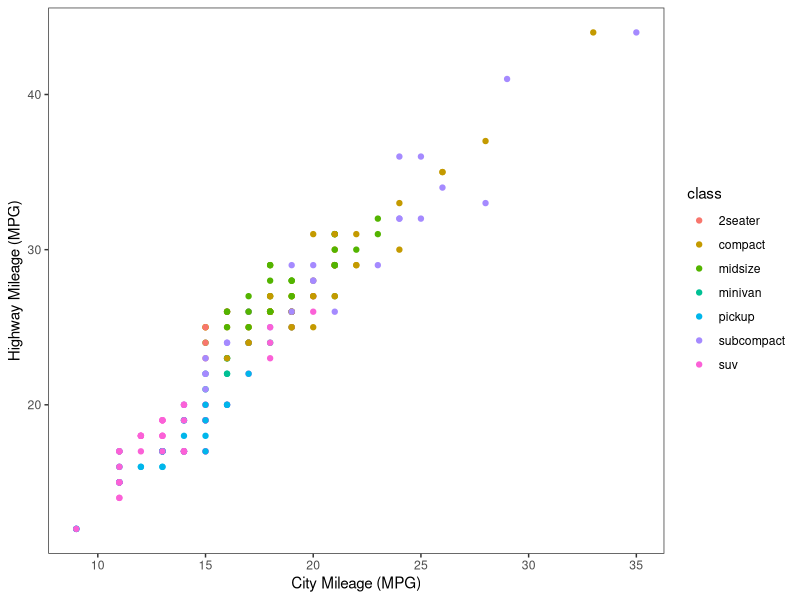
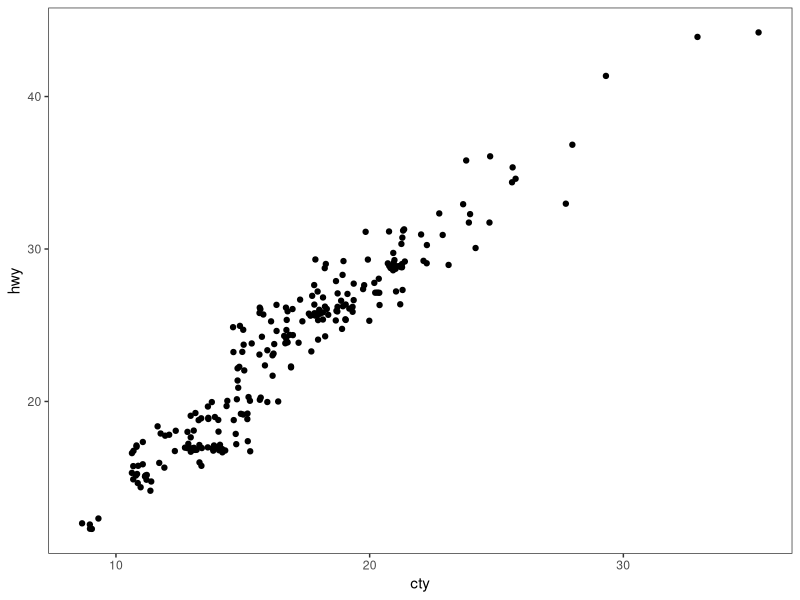
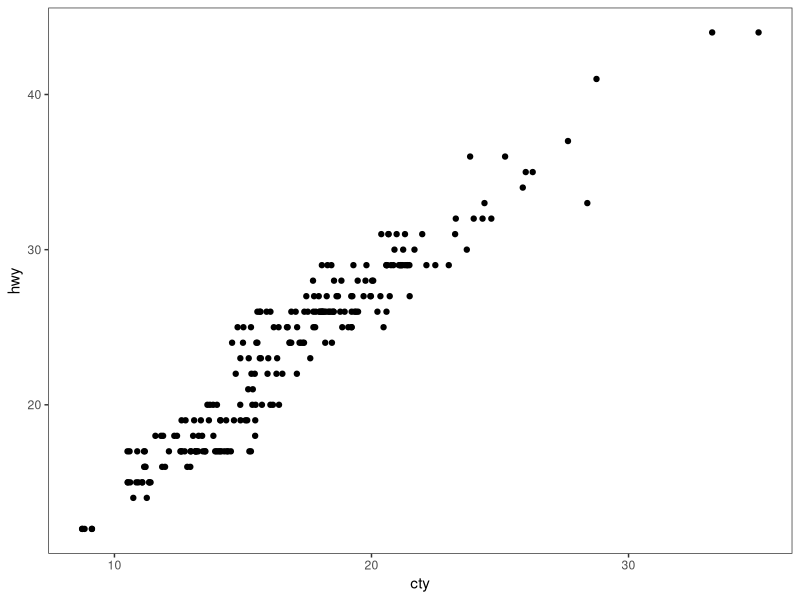
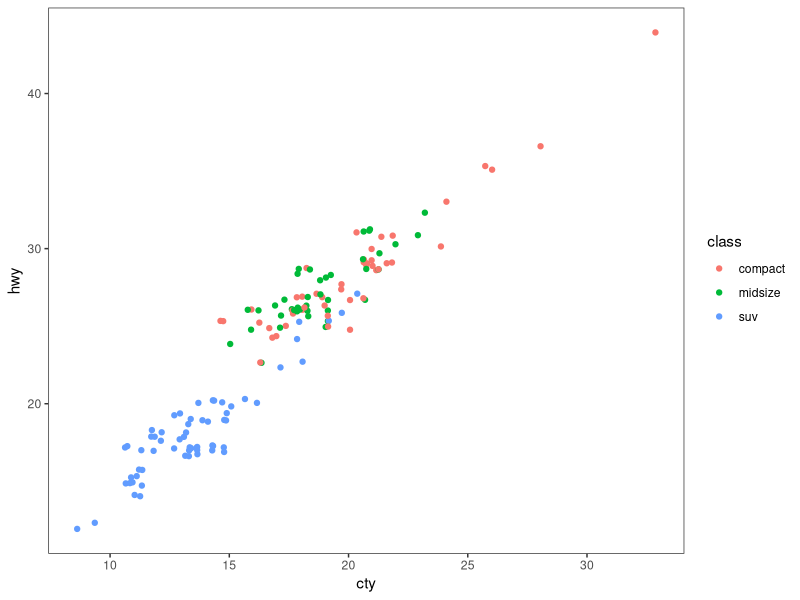
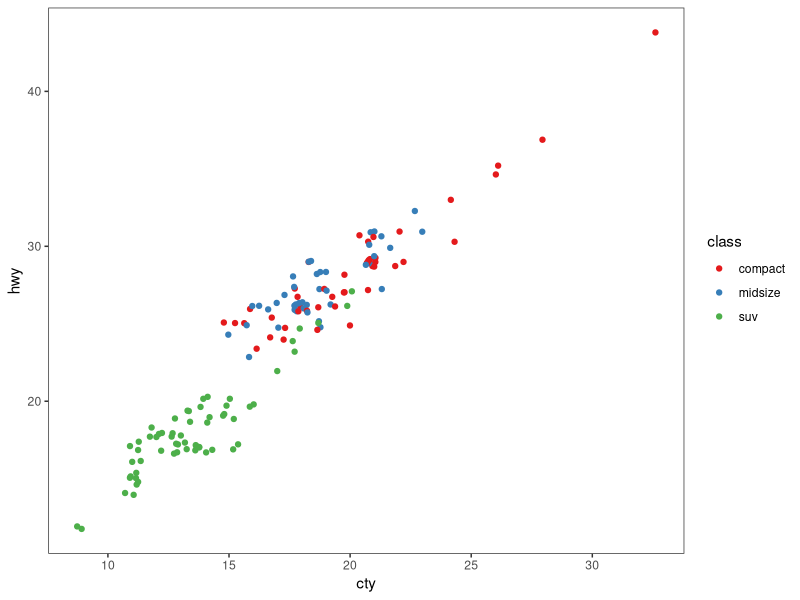
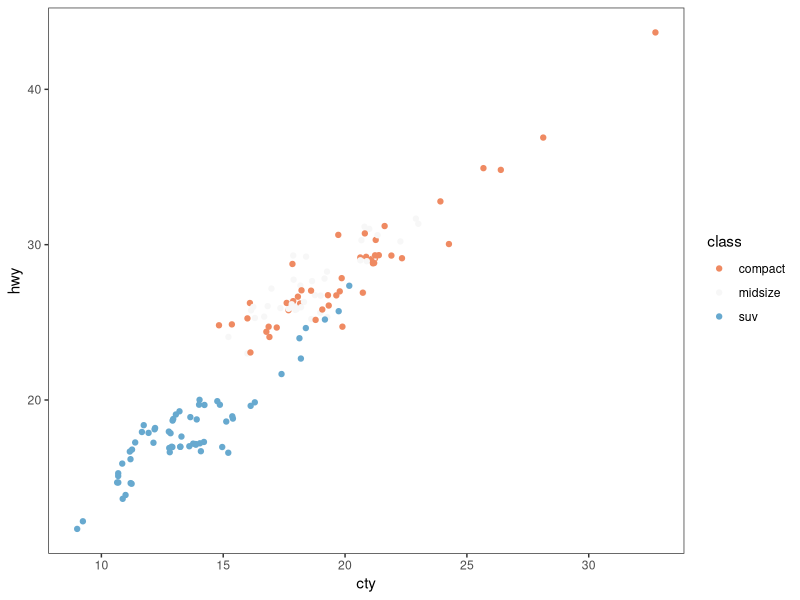
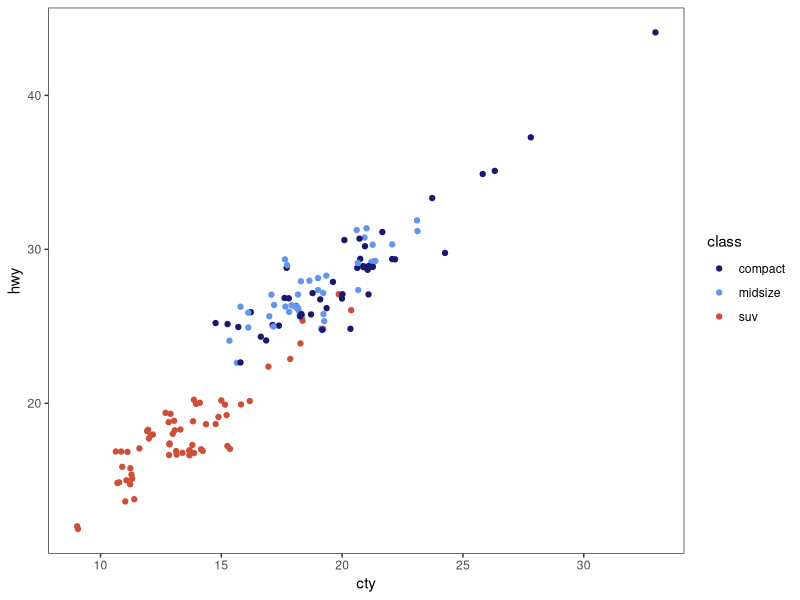
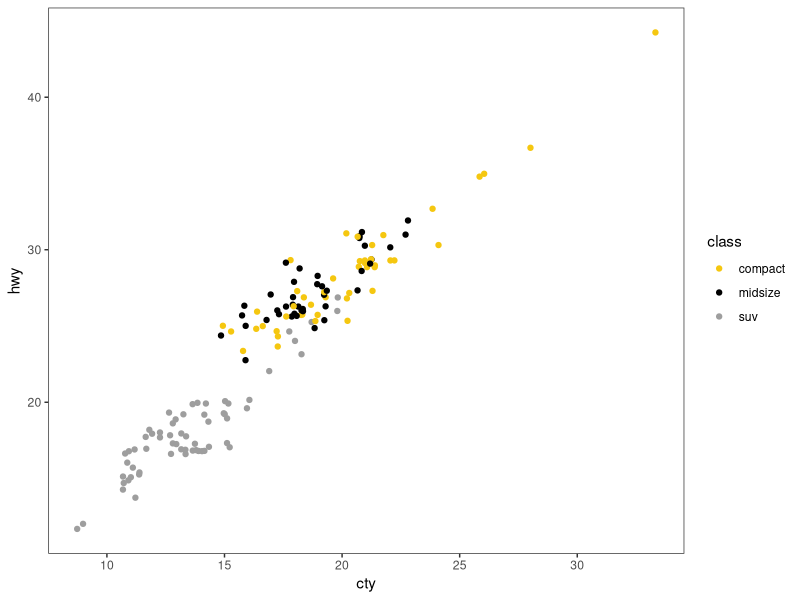

The R script that drew these images, in order: (Note: this script raises an error after producing the figures.)
# ---------------------------------------------------------- #
#### MODULE 3: Plot even more data!                       ####               
# ---------------------------------------------------------- #

## OBJECTIVE:
# 1. To develop a "grammar of graphics".
# 2. To become comfortable using ggplot2 for exploratory data visualization.


# ---------------------------------------------------------- #
#### SET UP:                                              ####
# ---------------------------------------------------------- #
# REMINDER: In RStudio, open the Rproject for our course (UNCG_DataWrangling), 
# pull any changes from GitHub, and navigate to the branch you created for 
# yourself (just a single branch for the whole semester) in RStudio's Git tab.
# Open this week's assignment in this new branch to complete and submit on GitHub.
# Ideally, you'll commit your answers a bit at a time as you work through
# this assignment, rather than committing all at once at the end.

# Reminder of some helpful resources for graphing in R:
# ggplot Cookbook: http://www.cookbook-r.com/Graphs/
# Official ggplot2 Book: https://ggplot2-book.org/
# Themes in ggplot2: https://ggplot2-book.org/polishing.html#themes

# In ggplot2, aesthetic means “something you can see”. Each aesthetic is a
# mapping between a visual cue and a variable.
# Examples include:
# position (i.e., on the x and y axes)
# color (“outside” color)
# fill (“inside” color)
# shape (of points)
# line type
# size

# Each type of geometric object (geom) accepts only a subset of all aesthetics.
# Refer to the geom help pages to see what mappings each geom accepts. Aesthetic
# mappings are set with the aes() function.

# TASK: We will be using the ggplot2 package for graphing. Fortunately, ggplot2 
# is nested within the tidyverse package (along with many others).
# Start by writing code to load the tidyverse library.
# HINT: see the end of assignment #1 if you forgot how to load a package.


# TASK: Write code below to set your theme to black and white and both your major
# AND minor gridlines to element_blank for all plots you'll be making today.
# HINT: Check back to last week's assignment section 1.9 for setting themes for
# all plots.

library(tidyverse)

theme_set(
  theme_bw() +
    theme(
      panel.grid.major = element_blank(),
      panel.grid.minor = element_blank()))


# ---------------------------------------------------------- #
#### 1.0 CORRELATION                                      ####
# ---------------------------------------------------------- #

# We learned how to make correlations last week, but it never hurts to get
# more practice! Let's start by using a data set built into ggplot2.
# The mpg dataset looks at the gas efficiency of different cars. Run the following
# code to load the data:
data(mpg, package = "ggplot2")

# TASK: Create a scatterplot (i.e., a dot plot) to relate city and highway mileage.
# Color the points by the class of car (class column) and label the x and y axis 
# to be more informative (City Mileage (MPG) vs Highway Mileage (MPG)).
# HINT: Refer back to last week's assignment or the ggplot help resources if you 
# forget how to make a scatterplot.

ggplot(mpg, aes(x = cty, y = hwy, color = class)) +
  geom_point() +
  xlab("City Mileage (MPG)") +
  ylab("Highway Mileage (MPG)")

# Looks alright, but the graph may be hiding some information...
# QUESTION: How many data points are in the mpg dataframe?

nrow(mpg)
##234

# QUESTION: Approximately how many dots are in the graph you just made? How does
# that compare to the number of observations in the dataframe?

##There are about 75 dots visible but there are actually 234 observations because many points overlap.

# Try another correlation-focused geom that addresses this problem by running
# the following code:
ggplot(data=mpg, aes(x=cty, y=hwy)) + 
  geom_jitter()


# QUESTION: What happened when you created the plot with geom_jitter?

##The points are spread out

# QUESTION: Run the code to create a plot using geom_jitter a second time. Then run it
# again and again. What happens each time? Why is this happening?

##The points shift around a little due to being randomly placed.

# TASK: The default in geom_jitter is to jitter (or slightly move) the points away
# from each other in both the x and y directions. Check the help file for geom_jitter
# and write code below to make a graph where you jitter points in only the x-dimension
# by 0.5.

ggplot(data = mpg, aes(x = cty, y = hwy)) + 
  geom_jitter(width = 0.5, height = 0)

# ---------------------------------------------------------- #
#### 1.1 DETOUR! COLORS, COLORS, COLORS                   ####
# ---------------------------------------------------------- #

# Our world is so colorful, and our graphs can be too! But we want to be mindful
# of our color choices to not only be beautiful, but also informative and accessible.

# TASK: Create a new dataframe that filters our mpg data down to only information
# for car classes compact, midsize, and suv using an %in% statement. Name your 
# new dataframe mpgSubset.
# HINT: Refer back to the Transform assignment if you want help with %in% (or 
# try googling!)

mpgSubset <- mpg %>%
  filter(class %in% c("compact", "midsize", "suv"))

# ggplot has lots of nice (and some not so nice) built-in color palettes that we 
# can use to fill our bars with color. Try running the following code:
ggplot(data=mpgSubset, aes(x=cty, y=hwy, color=class)) +
  geom_jitter()

# The code above supplies us with ggplot's default color palette, which I find not
# so pleasing. Let's try to change this!

# We can add a statement specifying the scale of colors we would prefer. One way
# to do this is to use other pre-set palettes from ggplot. Run the code below to 
# ask ggplot to use the color brewer's palette called Set 1.
ggplot(data=mpgSubset, aes(x=cty, y=hwy, color=class)) +
  geom_jitter() +
  scale_color_brewer(palette="Set1")

# Alternatively, we could use the "RdBu" palette:
ggplot(data=mpgSubset, aes(x=cty, y=hwy, color=class)) +
  geom_jitter() +
  scale_color_brewer(palette="RdBu")

# QUESTION: Investigate the color brewer's range of palettes at this website: 
# https://r-graph-gallery.com/38-rcolorbrewers-palettes.html
# What do you notice about the colors chosen from each of the palettes that we
# used above? (i.e., does it use the first three colors in the palette? The last
# three? Some other combination?)

##uses three colors from the chosen palette to match the three car classes. 

# We could also pick out EXACTLY which colors we want for our figure. 
# There are 4 main ways to specify colors in R:
### by name
### by number
### by Hex code
### with the rgb() function

# By Name: R allows you to call more than 600 colors by name! Run the following
# code to see a list:
colors()

# We can put in the colors we chose for each variable by adding the 
# scale_color_manual() function to our plot. Try it out by running the following
# code:
ggplot(data=mpgSubset, aes(x=cty, y=hwy, color=class)) +
  geom_jitter() +
  scale_color_manual(values=c('midnightblue', 'cornflowerblue', 'tomato3'))


# You can also chose colors by number, which are assigned in R.

# TASK: Copy and paste the code to make our scatterplot and replace the color names
# with three numbers of your choice (between 1 and 657). How does your new figure look?
# HINT: remember to remove the quotation marks when calling numbers.

ggplot(data = mpgSubset, aes(x = cty, y = hwy, color = class)) +
  geom_jitter() +
  scale_color_manual(values = c(23, 89, 456))

##Data is same just colors are changed black, yellow, grey.

# QUESTION: How do you think you could figure out which color name belongs to
# each color number?
# HINT: Try creating a dataframe from color() by passing it into the
# as.data.frame() function.

as.data.frame(colors())
##Turned colors into a dataframe

# You can also chose colors by Hex code. A Hex color code is a 6-symbol code made
# of up to three 2-symbol elements (6 symbols in length all together). Each of 
# the 2-symbol elements represents a color value in the Red-Green-Blue (RGB) color
# scale from 0 to 255. Hex codes are written with a # in front of them. Let's try
# out calling our colors using hex code.
ggplot(data=mpgSubset, aes(x=cty, y=hwy, color=class)) +
  geom_jitter() +
  scale_color_manual(values=c('#191970', '#6495ED', '#FF6347'))

# There are two great things about hex codes. First, you can call ANY color you 
# want with a hex code. That is, you're not limited to the 657 colors that are
# in ggplot. By specifying the color by hex code, you can pick literally anything!

# TASK: Google the search term "color picker". This should bring up google's color
# picker (in addition to a billion other color picking websites). Use this color
# picker to generate the hex codes for three new colors of your choice. Then copy
# and paste the above code, replacing the hex codes with your color choices.


# The second great thing about hex codes is that you can control the transparency
# of your colors. Transparency is set in a hex code by adding two extra symbols
# to the end, which together make up the "alpha" element. Adding 00 to the end 
# of your hex code will make your color completely transparent, while adding FF 
# to the end will make it completely opaque. Any number/letters in-between will 
# result in partial transparency. You can find a complete list of transparencies
# between 0-100% here: https://gist.github.com/lopspower/03fb1cc0ac9f32ef38f4

ggplot(data = mpgSubset, aes(x = cty, y = hwy, color = class)) +
  geom_jitter() +
  scale_color_manual(values = c("#2E86AB", "#F18F01", "#C73E1D"))

# TASK: Try out transparency by copying and pasting your graph code below and
# adding the alpha element to the end of each of your hex codes to make your
# first color 0% transparent, your second color 50% transparent, and your third
# color 100% transparent.

ggplot(data = mpgSubset, aes(x = cty, y = hwy, color = class)) +
  geom_jitter() +
  scale_color_manual(values = c("#2E86AB00", "#F18F0180", "#C73E1DFF"))

# QUESTION: What happened to the point that you set to 100% transparent?

##Became invisible

# Finally, we can set our colors using the rgb() function. This operates very
# similarly to the hex code, where you can pick exactly the color and transparency
# you want. Try it out by running the following code:
ggplot(data=mpgSubset, aes(x=cty, y=hwy, color=class)) +
  geom_jitter() +
  scale_color_manual(values=c(rgb(.10, .10, .44, 1), rgb(.39, .58, .93, 1), rgb(1.0, .39, .28, 1)))

# TASK: Modify the above code to make all of your points 50% transparent.

ggplot(data = mpgSubset, aes(x = cty, y = hwy, color = class)) +
  geom_jitter() +
  scale_color_manual(values = c(
    rgb(.10, .10, .44, .5),
    rgb(.39, .58, .93, .5),
    rgb(1.0, .39, .28, .5)))

# There are so many inventive and artistic people in the world who have expanded
# the offerings for colors in ggplot. Check out some notable ones listed below
# when choosing colors for this assignment.
### Color-blind friendly palettes: https://github.com/JLSteenwyk/ggpubfigs
### Color palettes from vintage National Parks posters: https://github.com/katiejolly/nationalparkcolors
### Color palettes based on Wes Anderson movies: https://github.com/karthik/wesanderson
### Color palettes from famous Dutch paintings: https://github.com/EdwinTh/dutchmasters


# ---------------------------------------------------------- #
#### 1.2 DETOUR! LEGENDS                                  ####
# ---------------------------------------------------------- #

# When you specify colors in your ggplot code, R throws in a bonus legend for free!
# However, this legend is often not as clear or visually appealing as we might 
# prefer. But as with all geometric objects in ggplot, legends can be easily altered.

# Run the following code to create a scatter plot. Feel free to modify the colors
# as you prefer!
ggplot(data=mpgSubset, aes(x=cty, y=hwy, color=class)) +
  geom_jitter()

# QUESTION: Where did ggplot get the legend title and values from?

##title from varibale name class and values from different categories in class column.

# We could change the title and values in our legend by altering the dataframe
# we are passing into ggplot. But that seems a bit drastic. Instead, we can 
# lean on the same code that specifies our color picks to alter the legend text.
# Try it out by running the following code:
ggplot(data=mpgSubset, aes(x=cty, y=hwy, color=class)) + ##makes the plot and maps cty to x, hwy to y, and class to color
  geom_jitter() + ##shifts points to avoid overlap
  scale_color_manual(values=c('#FCBA03', '#380754', '#496916'), ##choose colors for classes
                     name='Class of Car', ##changes legend title
                     breaks=c('suv', 'midsize', 'compact'), ##legend order
                     labels=c('SUV', 'Midsize', 'Compact')) ##make them all uppercase


# TASK: Label each line of the code above with what it is doing.
# HINT: Check the scale_color_manual help file or ggplot Cookbook for more info.



# IMPORTANT: It is important to pay attention to the order you provide ggplot with 
# your color choices and legend labels! Try running the following code:
ggplot(data=mpgSubset, aes(x=cty, y=hwy, color=class)) + 
  geom_jitter() + 
  scale_color_manual(values=c('#FCBA03', '#380754', '#496916'), 
                     name='Class of Car', 
                     breaks=c('suv', 'midsize', 'compact'), 
                     labels=c('Compact', 'SUV', 'Midsize')) 


# QUESTION: What is wrong with the code above? Why is it so important to be
# careful with the order you pass information into ggplot?

##Labels are in different order. ##Important to be careful so things like this where the legend becomes inaccurate don't happen.

# While changing the legend text and factor order takes place in the scale_color_manual
# step, moving the legend around on the graph page is part of the graph theme. We
# can try this out using the code below:
ggplot(data=mpgSubset, aes(x=cty, y=hwy, color=class)) + 
  geom_jitter() + 
  theme(legend.position='top')


# TASK: Modify the code above to have the legend display along the bottom of
# the figure.

ggplot(data=mpgSubset, aes(x=cty, y=hwy, color=class)) + 
  geom_jitter() + 
  theme(legend.position='bottom')

# We can also have the legend located within the area of the graph itself! We can 
# do this by specifying the coordinates for where the legend should go within the
# graph axes. First we set the legend position and then we set the anchoring 
# position by justifying the legend.
### bottom left: 0,0
### bottom right: 1,0
### top left: 0,1
### top right: 1,1

# Try it out by running the following code:
ggplot(data=mpgSubset, aes(x=cty, y=hwy, color=class)) + 
  geom_jitter() + 
  theme(legend.position=c(1,0), legend.justification=c(1,0))

# QUESTION: What happens if you don't include the code for legend justification
# above?

##legend may end up out of the graph

# TASK: Copy and paste the code from above. Modify it to place the legend in the
# upper left part of the graph.

ggplot(data=mpgSubset, aes(x=cty, y=hwy, color=class)) + 
  geom_jitter() + 
  theme(legend.position=c(0,1), legend.justification=c(0,1))

# Finally, we might want to remove the legend altogether! We would do so by
# modifying the theme as well. 

# TASK: Check the ggplot cookbook to find the legends section. Read what it says 
# about removing the legend. Then copy and paste the graph code from above. Modify
# the code to remove the legend.

ggplot(data=mpgSubset, aes(x=cty, y=hwy, color=class)) + 
  geom_jitter() + 
  theme(legend.position='none')


# ---------------------------------------------------------- #
#### 2.0 DEVIATION                                        ####
# ---------------------------------------------------------- #

# Used to compare variation in values between small number of items (or categories) 
# with respect to a fixed reference.

# Whether the graphical type is a deviation graph or a composition graph (or a 
# ranking graph) may depend on the underlying data structure.

# We used geom_bar() last week with factor data to create a bar graph. But
# geom_bar() is a bit tricky because it can make EITHER a bar graph or a histogram
# depending on the data you give it. The default of geom_bar() is to set stat to 
# count so if you give it just a continuous x value, it will make a histogram. Try
# it with the following code:
ggplot(data=mpg, aes(x=hwy)) + 
  geom_bar()

# In order to have the geom create bars and not a histogram, you must:
# 1) Set stat = identity
# 2) Provide both an x and a y inside the aes(), where x is either a character 
# or factor and y is numeric.

# TASK: Create a dataframe of summary statistics for the mpg data, calculating the
# mean, standard deviation, and standard error for highway mpg grouping by class.
# Name the resulting dataframe highwayMPG and your new variables hwy_mean, hwy_sd,
# and hwy_se.
# HINT: Look back at the Transform assignment if you forget how to summarize the
# data. Also recall, standard error = 1.96*standard deviation.

highwayMPG <- mpg %>%
  group_by(class) %>%
  summarize(
    hwy_mean = mean(hwy),
    hwy_sd = sd(hwy),
    hwy_se = 1.96 * hwy_sd) %>%
  ungroup()

# TASK: Create a bar graph showing the average highway MPG on the y-axis and 
# car class on the x-axis. Fill the bars by class. Add in error bar caps that are 20%
# the width pf the bars.
# HINT: Don't forget to change stat from the default in your geom_bar() statement!

ggplot(data = highwayMPG, aes(x = class, y = hwy_mean, fill = class)) +
  geom_bar(stat = "identity") +
  geom_errorbar(aes(ymin = hwy_mean - hwy_se, ymax = hwy_mean + hwy_se),
                width = 0.2)

# ---------------------------------------------------------- #
#### 2.1 DETOUR! COLORS AND LEGENDS, AGAIN                ####
# ---------------------------------------------------------- #

# Recall that some geometric elements require fills instead of (or sometimes in
# addition to) colors.

# TASK: Create a bar graph with the mpg summary stats with the following parameters:
# (1) Black bar outline
# (2) Bars filled with the color brewer palette "Dark2" using the scale_fill_manual
#     statement
# (3) No legend
# (4) Informative x- and y-axis labels. 

# HINT: Carefully consider whether your color and/or fill should go within an aes() 
# statement, the scale_fill_manual or scale_color_manual statements, or neither.
# If in doubt, try a bunch of ways until it looks how we want it. And consult 
# your helpful ggplot resources on the web.

ggplot(data = highwayMPG, aes(x = class, y = hwy_mean, fill = class)) +
  geom_bar(stat = "identity", color = "black") +
  scale_fill_brewer(palette = "Dark2") +
  theme(legend.position = "none") +
  xlab("Class of Car") +
  ylab("Average Highway MPG")

# ---------------------------------------------------------- #
#### 2.2 DETOUR! AXIS MODIFICATIONS                       ####
# ---------------------------------------------------------- #

# Run the following code, feeling free to modify colors as you prefer:
ggplot(data=highwayMPG, aes(x=class, y=hwy_mean, fill=class)) +
  geom_bar(stat='identity') 

# QUESTION: Where is ggplot getting the x-axis tick labels from?

##from the class column

# Often our tick labels are not the best. We can modify them to be more informative
# or visually appealing by directly modifying the dataframe, but again this feels
# a bit extreme. Instead, we can directly modify the scale of the axis. For axes
# that deal with categories, we are setting the discrete scale. Try it out by
# running the following code:
ggplot(data=highwayMPG, aes(x=class, y=hwy_mean, fill=class)) +
  geom_bar(stat='identity') +
  scale_x_discrete(labels=c('sport', 'compact', 'midsize', 'minivan', 'pickup', 'subcompact', 'SUV'))

# We can also change the scale of the continuous axes, including how large they are
# and where the tick marks fall as follows:
ggplot(data=highwayMPG, aes(x=class, y=hwy_mean, fill=class)) +
  geom_bar(stat='identity') +
  scale_y_continuous(breaks=seq(0, 50, 10)) +

# QUESTION: Try running the code above without the coord_cartesian() statement. 
# What is surprising about the resulting graph? Based on this result, what do you
# think the coord_cartesian() statement does?

##Keeps the graph in visible range.

# We can also add a statement into the scale discrete or continuous statements
# to name our axes, rather than putting in a whole separate step of xlab() or ylab().
# Try it out with the following code:
ggplot(data=highwayMPG, aes(x=class, y=hwy_mean, fill=class)) +
  geom_bar(stat='identity') +
  scale_x_discrete(name='Class of Car') +
  scale_y_continuous(name='Mean Highway MPG')


# Finally, we can flip our axes easily in ggplot as follows:
ggplot(data=highwayMPG, aes(x=class, y=hwy_mean, fill=class)) +
  geom_bar(stat='identity') +
  coord_flip()


# TASK: Let's put it all together. Make a graph of the mpg summary stats with the
# following specifications:
# (1) color by class of car using a color scheme of your choice (not the default)
# (2) plot the class of car on the x-axis and the highway MPG on the y axis
# (3) include better names for the x- and y-axis titles
# (4) include better names for the car classes
# (5) set the scale of the highway mpg to run from 0 to 30 with breaks every 5 
# (6) flip your axes
# (7) remove the legend

ggplot(data = highwayMPG, aes(x = class, y = hwy_mean, fill = class)) +
  geom_bar(stat = "identity") +
  scale_fill_brewer(palette = "Set2") +
  scale_x_discrete(labels = c(
    "2seater",
    "Compact",
    "Midsize",
    "Minivan",
    "Pickup",
    "Subcompact",
    "SUV")) +
  scale_y_continuous(name = "Highway MPG", breaks = seq(0, 30, 5)) +
  coord_cartesian(ylim = c(0, 30)) +
  xlab("Class of Car") +
  coord_flip() +
  theme(legend.position = "none")
# ---------------------------------------------------------- #
#### 3.0 RANKING                                          ####
# ---------------------------------------------------------- #
# Used to compare the position or performance of multiple items with respect to 
# each other. Actual values matters somewhat less than the ranking.

# TASK: Create a dataframe of summary statistics for the mpg data, calculating the
# mean, standard deviation, and standard error for CITY mpg grouping by class.
# Name the resulting dataframe cityMPG and your new variables city_mean, city_sd,
# and city_se.
# HINT: Look back at the Transform assignment if you forget how to summarize the
# data. Also, standard error = 1.96*standard deviation.

cityMPG <- mpg %>%
  group_by(class) %>%
  summarize(
    city_mean = mean(cty),
    city_sd = sd(cty),
    city_se = 1.96 * city_sd) %>%
  ungroup()

# Now we want to plot our data in order from smallest to largest city MPG to get
# a ranking. To do so, we need to use the reorder() function to rearrange the data
# going into our x-axis.
ggplot(cityMPG, aes(x=reorder(class, city_mean), y=city_mean)) + 
  geom_bar(stat="identity")

# TASK: Recreate the above ranking figure to include the following:
# (1) class of car on the x-axis with informative axis and tick labels
# (2) MPG ordered from highest to lowest (hint: try google if you're unsure)
# (3) bars with dary grey outlines and filled by class with your favorite color scheme
# (4) error bars with end caps 30% the width of the bars
# (5) y-axis from 0 to 30 with tick marks every 5
# (6) no legend.

ggplot(cityMPG, aes(x = reorder(class, -city_mean), y = city_mean, fill = class)) +
  geom_bar(stat = "identity", color = "darkgray") +
  geom_errorbar(aes(ymin = city_mean - city_se, ymax = city_mean + city_se),
                width = 0.3) +
  scale_fill_brewer(palette = "Set2") +
  scale_y_continuous(name = "City MPG", breaks = seq(0, 30, 5)) +
  coord_cartesian(ylim = c(0, 30)) +
  xlab("Class of Car") +
  theme(legend.position = "none")

# ---------------------------------------------------------- #
#### 4.0 DISTRIBUTION                                     ####
# ---------------------------------------------------------- #
# When you have lots and lots of data points and want to study where and how the
# data points are distributed.

# Histograms can be accomplished with either geom_bar() or geom_histogram()
ggplot(mpg, aes(hwy)) + 
  geom_histogram()

# TASK: Recreate the graph above, but using geom_bar() instead

ggplot(mpg, aes(x = hwy)) + 
  geom_bar()

# TASK: Try making a histogram with the categorical variable 'manufacturer'.
# What error message do you get?

ggplot(mpg, aes(x = manufacturer)) + 
  geom_histogram()

##Error in geom_histogram - needs continous variable.

# QUESTION: What happens when you follow the advice of the error message and 
# make stat='count'?
ggplot(mpg, aes(manufacturer)) + 
  geom_histogram(stat="count")

##bar chart created that shows car count for each manufacturer. 

# TASK: Make a boxplot comparing the distribution of cty (city mileage) for
# each class of car.
# HINT: Look back to last week if you forget how to make a boxplot.

ggplot(mpg, aes(x = class, y = cty)) + 
  geom_boxplot()

# We can also make a different type of distribution, a violin plot using the 
# geom_violin statement as follows:
ggplot(mpg, aes(x=class, y=cty)) + 
  geom_violin()

# QUESTION: What does a violin plot show? Check google if you're unsure.

##Shows the distribution of data including how dense or spread out they are.   

# ---------------------------------------------------------- #
#### 5.0 COMPOSITION                                      ####
# ---------------------------------------------------------- #
# Bar charts and pie charts are classic ways of showing composition of a dataset.

# TASK: Let's get some data for this task by determining the number of cars from 
# each car manufacturer in our mpg dataframe. We can do this as follows:
manufacturerFreq <- mpg %>% 
  group_by(manufacturer) %>% 
  summarize(frequency=length(manufacturer)) %>% 
  ungroup()

# TASK: Make a bar graph of the number of cars (frequency) by manufacturer using
# the dataframe we created above.

ggplot(manufacturerFreq, aes(x = manufacturer, y = frequency)) +
  geom_bar(stat = "identity")

# We can switch the bar chart you created above into a pie chart simply by changing
# the coordinate system through a series of steps as follows:

ggplot(manufacturerFreq, aes(x=manufacturer, y=frequency)) +
  geom_bar(stat="identity") +
  coord_polar()

ggplot(manufacturerFreq, aes(x=manufacturer, y=frequency, fill=manufacturer)) +
  geom_bar(stat="identity") +
  coord_polar()

ggplot(manufacturerFreq, aes(x="", y=frequency, fill=manufacturer)) +
  geom_bar(stat="identity", width=1) +
  coord_polar()

ggplot(manufacturerFreq, aes(x="", y=frequency, fill=manufacturer)) +
  geom_bar(stat="identity", width=1) +
  coord_polar(theta="y")

ggplot(manufacturerFreq, aes(x="", y=frequency, fill=manufacturer)) +
  geom_bar(stat="identity", width=1) +
  coord_polar(theta="y", start=0) +
  theme_void() +
  theme(legend.title = element_text(size = 12.5), 
        legend.text  = element_text(size = 8.5),
        legend.key.size = unit(.75, "lines"))

# TASK: Annotate the code below to describe what each line does:
ggplot(manufacturerFreq, aes(x="", y=frequency, fill=manufacturer)) + ##sets up plot, uses frequency for size and manufacturer for color
  geom_bar(stat="identity", width=1) + ##creates bars using actual values and removes spacing
  coord_polar(theta="y", start=0) + ##converts bar chart to pie chart
  theme_void() + ##removes background, axes, and gridlines
  theme(legend.title = element_text(size = 12.5), ##changes legend title size
        legend.text  = element_text(size = 8.5), ##changes legend text size
        legend.key.size = unit(.75, "lines")) ##changes legend box size


# ---------------------------------------------------------- #
#### 6.0 CHANGE                                           ####
# ---------------------------------------------------------- #

# Time series are often best visualized with line graphs. Let's try this out
# with some new data:
data("economics")

# TASK: Use the economics dataset to plot the number of people who are unemployed
# over time (unemploy vs date). Make a scatterplot, then connect the points with 
# lines using geom_line().
# HINT: use ?economics to get more information about this dataset.

ggplot(economics, aes(x = date, y = unemploy)) +
  geom_point() +
  geom_line()


# ---------------------------------------------------------- #
#### GROUPS AND MAPS                                      ####
# ---------------------------------------------------------- #

# Let's save these for group project options, this assignment is really long!









# REMEMBER: Save and push your script when you're done with this assignment!
